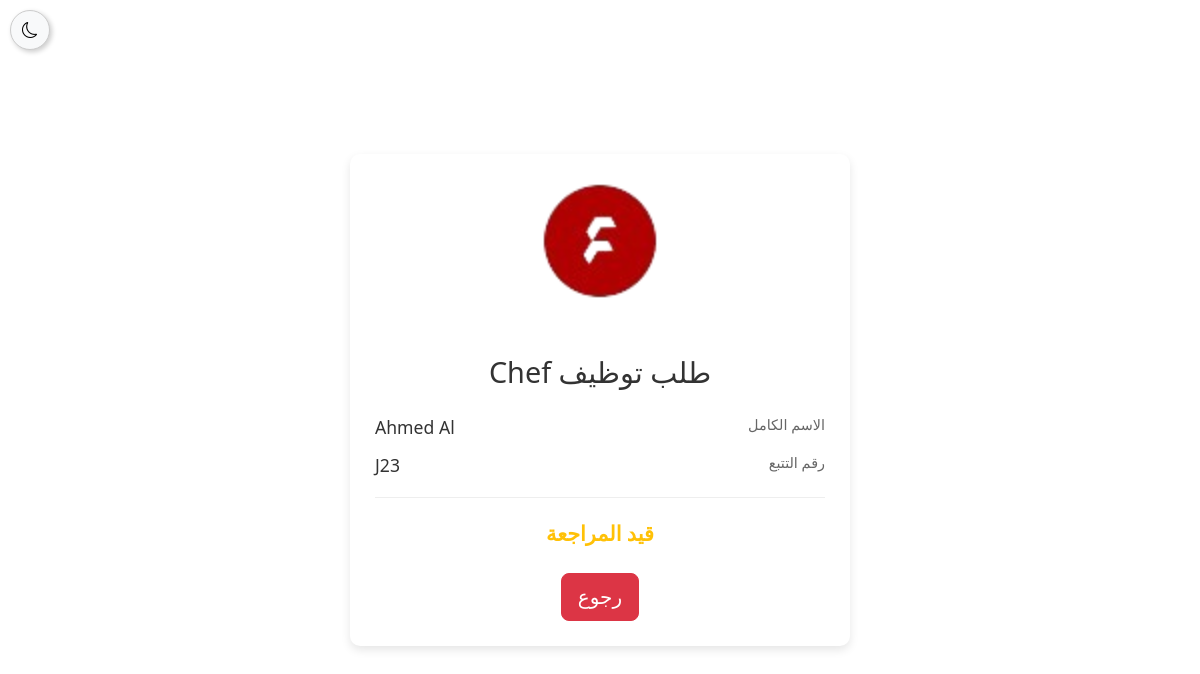
The app's page /php/job-status.php?application_id=23 with its own data.
### tables this page shows
CREATE TABLE IF NOT EXISTS `applications` (
  `application_id` int NOT NULL AUTO_INCREMENT,
  `job_id` int NOT NULL,
  `full_name` varchar(50) NOT NULL,
  `email` varchar(50) NOT NULL,
  `mobile_number` varchar(10) NOT NULL,
  `cv_document_id` int NOT NULL,
  `experience_summary` text NOT NULL,
  `languages` varchar(100) NOT NULL,
  `skills` text NOT NULL,
  `education_summary` text NOT NULL,
  `linkedin_profile` varchar(200) NOT NULL,
  `application_date` datetime DEFAULT CURRENT_TIMESTAMP,
  `status` enum('Under Review','Accepted','Rejected') NOT NULL DEFAULT 'Under Review',
  `Id_number` int NOT NULL,
  `nationality` text NOT NULL,
  PRIMARY KEY (`application_id`),
  KEY `idx_applications_jobid` (`job_id`),
  KEY `idx_applications_cvdid` (`cv_document_id`)
);

CREATE TABLE IF NOT EXISTS `jobs` (
  `job_id` int NOT NULL AUTO_INCREMENT,
  `job_title` varchar(255) NOT NULL,
  `skills_required` varchar(255) DEFAULT NULL,
  `experience_required` int DEFAULT NULL,
  `education_required` varchar(255) DEFAULT NULL,
  `job_description` text,
  `created_at` timestamp NULL DEFAULT CURRENT_TIMESTAMP,
  PRIMARY KEY (`job_id`)
);

### php/job-status.php (the view, shortened to what this page needs)
<?php
require '../backend/conn.php';
$application_id = $_GET['application_id'] ?? $_SESSION['application_id'] ?? null;
$application = null;
if ($application_id) {
    try {
        $stmt = $pdo->prepare("
            SELECT
                a.full_name,
                a.application_id,
                a.status,
                j.title AS job_title
            FROM applications a
            JOIN jobs j ON a.job_id = j.job_id
            WHERE a.application_id = :application_id
        ");
        $stmt->bindParam(':application_id', $application_id, PDO::PARAM_INT);
        $stmt->execute();
        $application = $stmt->fetch(PDO::FETCH_ASSOC);
    } catch (PDOException $e) {
        $error_message = "خطأ في جلب البيانات: " . $e->getMessage();
    }
} else {
    $error_message = "رقم الطلب مفقود.";
}
?>
<!DOCTYPE html>
<html lang="ar" dir="rtl">
<head>
    <link rel="stylesheet" href="../css/job-status.css">
    <link rel="stylesheet" href="../css/dark-mode.css">
    <link href="https://cdn.jsdelivr.net/npm/bootstrap@5.3.0/dist/css/bootstrap.min.css" rel="stylesheet">
    <link href="https://cdn.jsdelivr.net/npm/bootstrap-icons/font/bootstrap-icons.css" rel="stylesheet">
</head>
<body>
    <div class="container">
        <div class="status-card">
            <div class="logo-container text-center">
                <img src="../assets/fim.png" alt="شعار فيم" class="logo mb-4">
            </div>
            <h1 class="page-title text-center">طلب توظيف <?php echo isset($application['job_title']) ? htmlspecialchars($application['job_title']) : 'وظيفة'; ?></h1>
            <div class="card-content mt-4">
                <?php if (isset($error_message)) { ?>
                    <div class="error-message text-danger text-center"><?php echo htmlspecialchars($error_message); ?></div>
                <?php } elseif ($application) { ?>
                    <div class="info-item d-flex justify-content-between mb-2">
                        <div class="label">الاسم الكامل</div>
                        <div class="value"><?php echo htmlspecialchars($application['full_name']); ?></div>
                    </div>
                    <div class="info-item d-flex justify-content-between mb-2">
                        <div class="label">رقم التتبع</div>
                        <div class="value">J<?php echo htmlspecialchars($application['application_id']); ?></div>
                    </div>
                    <div class="status-text text-center mt-3 text-<?php echo ($application['status'] === 'Rejected' ? 'danger' : ($application['status'] === 'Accepted' ? 'success' : 'warning')); ?>">
                        <?php
                        if ($application['status'] === 'Rejected') {
                            echo 'تم رفض طلبك';
                        } elseif ($application['status'] === 'Accepted') {
                            echo 'تم قبول طلبك';
                        } else {
                            echo 'قيد المراجعة';
                        }
                        ?>
                    </div>
                <?php } ?>
                <div class="button-container text-center mt-4">
                    <button class="btn btn-danger btn-lg" onclick="window.location.href='FirstPage.php'">رجوع</button>
                </div>
            </div>
        </div>
    </div>
    <button id="darkModeToggle">
        <i id="darkModeIcon" class="bi bi-moon"></i>
        </button>
</body>
</html>

### css/job-status.css (style rules this page uses)
body { font-family: 'Tajawal', sans-serif; margin: 0; padding: 0; background-color: #f5f5f5; display: flex; justify-content: center; align-items: center; height: 100vh; direction: rtl; }
.logo-container { text-align: center; margin-bottom: 30px; }
.logo { margin-bottom: 20px; }
.page-title { text-align: center; color: #333; margin-bottom: 25px; font-size: 1.8rem; }
.status-card { background: #fff; border-radius: 10px; box-shadow: 0 4px 10px rgba(0, 0, 0, 0.1); max-width: 500px; margin: 0 auto; padding: 25px; }
.info-item { margin-bottom: 25px; }
.label { color: #666; font-size: 0.9rem; margin-bottom: 8px; }
.value { color: #333; font-size: 1.1rem; font-weight: 500; }
.status-text { text-align: center; font-size: 1.3rem; font-weight: 700; margin-top: 20px; padding-top: 20px; border-top: 1px solid #eee; }
.button-container { text-align: center; margin-top: 30px; }

### css/dark-mode.css (style rules this page uses)
#darkModeToggle { position: fixed; left: 10px; top: 10px; width: 40px; height: 40px; border-radius: 50%; background-color: #f8f9fa; border: 1px solid #ccc; box-shadow: 2px 2px 5px rgba(0, 0, 0, 0.2); display: flex; align-items: center; justify-content: center; cursor: pointer; transition: all 0.3s ease; }

### records on screen
applications: job.title "Chef", full_name "Ahmed Al", application_id "23"
